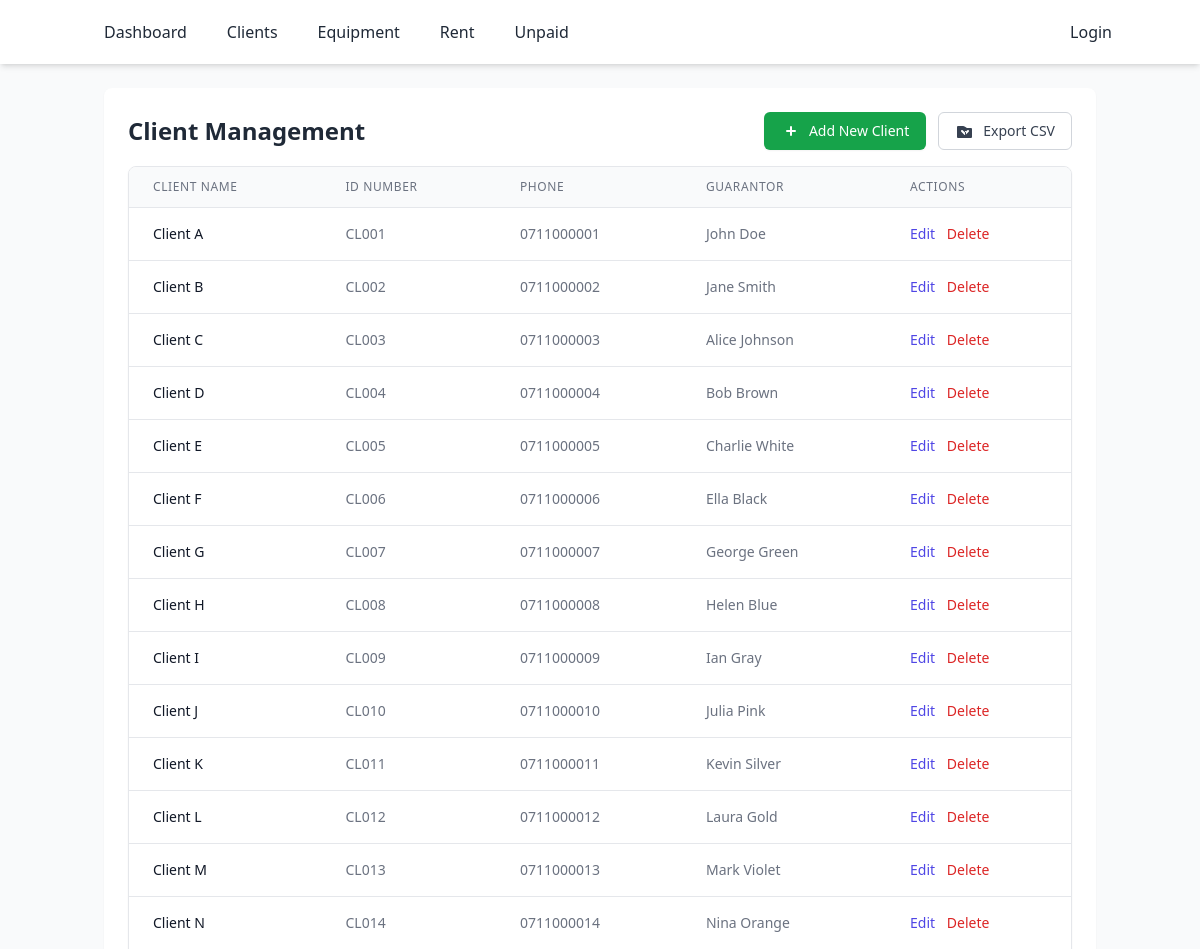
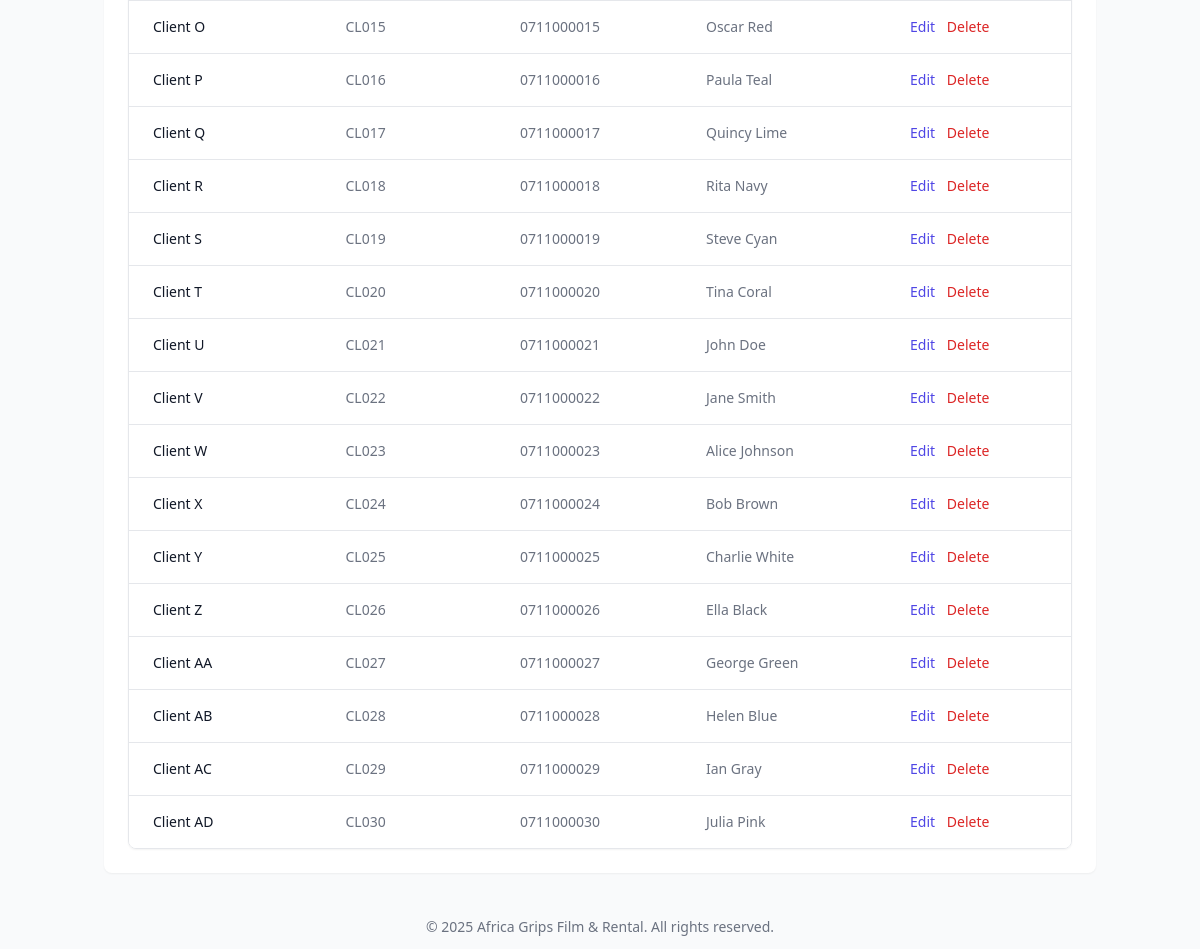
Screenshot of /dashboards/clients.php with the database file from the repository (2 pictures, top to bottom).
### tables this page shows
CREATE TABLE clients (
    id INT AUTO_INCREMENT PRIMARY KEY,
    client_id VARCHAR(100) NOT NULL,
    client_name VARCHAR(255) NOT NULL,
    client_phone VARCHAR(20) NOT NULL,
    guarantor_id INT,
    created_at TIMESTAMP DEFAULT CURRENT_TIMESTAMP,
    FOREIGN KEY (guarantor_id) REFERENCES guarantors(id)
);

CREATE TABLE guarantors (
    id INT AUTO_INCREMENT PRIMARY KEY,
    name VARCHAR(255) NOT NULL,
    id_number VARCHAR(100) NOT NULL,
    phone_number VARCHAR(20) NOT NULL,
    otp_code VARCHAR(10),
    verified BOOLEAN DEFAULT FALSE,
    created_at TIMESTAMP DEFAULT CURRENT_TIMESTAMP
);

### includes/functions.php (called while the page is built, shortened)
<?php
if (!function_exists('isActive')) {
    function isActive($path) {
        return strpos($_SERVER['REQUEST_URI'], $path) !== false ? 'active' : '';
    }
}

### config/db.php (called while the page is built, shortened)
<?php
$host = 'localhost';
$db   = 'africa_grips';
$user = 'root';
$pass = '';
try {
    $pdo = new PDO("mysql:host=$host;dbname=$db;charset=utf8", $user, $pass);
    $pdo->setAttribute(PDO::ATTR_ERRMODE, PDO::ERRMODE_EXCEPTION);
} catch (PDOException $e) {
    die("Database connection failed: " . $e->getMessage());
}
function fetchAll($table, $conditions = []) {
    global $pdo;
    $sql = "SELECT * FROM $table";
    $stmt = $pdo->prepare($sql);
    $stmt->execute($conditions);
    return $stmt->fetchAll(PDO::FETCH_ASSOC);
}
function fetchOne($table, $conditions) {
    global $pdo;
    $sql = "SELECT * FROM $table WHERE ";
    $whereClause = '';
    foreach ($conditions as $key => $value) {
        $whereClause .= "$key=:$key AND ";
    }
    $whereClause = rtrim($whereClause, ' AND ');
    $sql .= $whereClause . " LIMIT 1";
    $stmt = $pdo->prepare($sql);
    $stmt->execute($conditions);
    return $stmt->fetch(PDO::FETCH_ASSOC);
}
?>

### dashboards/clients.php (the view, shortened to what this page needs)
<?php
include '../includes/header.php';
require '../config/db.php';
require '../includes/functions.php';
$clients = fetchAll('clients');
?>
<div class="bg-white shadow-sm rounded-lg p-6 mb-6">
    <div class="flex flex-col md:flex-row md:items-center md:justify-between gap-4 mb-4">
        <h2 class="text-2xl font-bold text-gray-800">Client Management</h2>
        <div class="flex flex-wrap gap-3">
            <a href="../clients/add.php" class="inline-flex items-center px-4 py-2 border border-transparent text-sm font-medium rounded-md shadow-sm text-white bg-green-600 hover:bg-green-700 focus:outline-none focus:ring-2 focus:ring-offset-2 focus:ring-green-500">
                <svg xmlns="http://www.w3.org/2000/svg" class="h-5 w-5 mr-2" viewBox="0 0 20 20" fill="currentColor">
                    <path fill-rule="evenodd" d="M10 5a1 1 0 011 1v3h3a1 1 0 110 2h-3v3a1 1 0 11-2 0v-3H6a1 1 0 110-2h3V6a1 1 0 011-1z" clip-rule="evenodd" />
                </svg>
                Add New Client
            </a>
            <a href="export_clients.php" class="inline-flex items-center px-4 py-2 border border-gray-300 text-sm font-medium rounded-md text-gray-700 bg-white hover:bg-gray-50 focus:outline-none focus:ring-2 focus:ring-offset-2 focus:ring-indigo-500">
                Export CSV
            </a>
        </div>
    </div>
    <div class="overflow-x-auto rounded-lg shadow-sm border border-gray-200">
        <table class="min-w-full divide-y divide-gray-200">
            <thead class="bg-gray-50">
                <tr>
                    <th scope="col" class="px-6 py-3 text-left text-xs font-medium text-gray-500 uppercase tracking-wider">Client Name</th>
                    <th scope="col" class="px-6 py-3 text-left text-xs font-medium text-gray-500 uppercase tracking-wider">ID Number</th>
                    <th scope="col" class="px-6 py-3 text-left text-xs font-medium text-gray-500 uppercase tracking-wider">Phone</th>
                    <th scope="col" class="px-6 py-3 text-left text-xs font-medium text-gray-500 uppercase tracking-wider">Guarantor</th>
                    <th scope="col" class="px-6 py-3 text-left text-xs font-medium text-gray-500 uppercase tracking-wider">Actions</th>
                </tr>
            </thead>
            <tbody class="bg-white divide-y divide-gray-200">
                <?php if (empty($clients)) : ?>
                    <tr>
                        <td colspan="5" class="px-6 py-4 whitespace-nowrap text-center text-gray-500">No clients found.</td>
                    </tr>
                <?php else : ?>
                    <?php foreach ($clients as $client) : ?>
                        <tr>
                            <td class="px-6 py-4 whitespace-nowrap text-sm font-medium text-gray-900"><?= htmlspecialchars($client['client_name']) ?></td>
                            <td class="px-6 py-4 whitespace-nowrap text-sm text-gray-500"><?= htmlspecialchars($client['client_id']) ?></td>
                            <td class="px-6 py-4 whitespace-nowrap text-sm text-gray-500"><?= htmlspecialchars($client['client_phone']) ?></td>
                            <td class="px-6 py-4 whitespace-nowrap text-sm text-gray-500">
                                <?php
                                $g = fetchOne('guarantors', ['id' => $client['guarantor_id']]);
                                echo $g ? htmlspecialchars($g['name']) : '<span class="text-red-500">N/A</span>';
                                ?>
                            </td>
                            <td class="px-6 py-4 whitespace-nowrap text-sm font-medium space-x-2">
                                <a href="../clients/edit.php?id=<?= $client['id'] ?>" class="text-indigo-600 hover:text-indigo-900">Edit</a>
                                <a href="../clients/delete.php?id=<?= $client['id'] ?>" class="text-red-600 hover:text-red-900" onclick="return confirm('Are you sure you want to delete this client? This action cannot be undone.');">Delete</a>
                            </td>
                        </tr>
                    <?php endforeach; ?>
                <?php endif; ?>
            </tbody>
        </table>
    </div>
</div>
<?php include '../includes/footer.php'; ?>

### includes/header.php (shortened to what this page needs)
<?php
require_once __DIR__ . '/functions.php';
?>
<!DOCTYPE html>
<html lang="en">
<head>
    <script src="https://cdn.tailwindcss.com"></script>
</head>
<body class="bg-gray-50 text-gray-800 font-sans leading-normal tracking-normal">
<nav class="bg-white shadow-md py-3 px-6 mb-6">
    <div class="container mx-auto flex items-center justify-between">
        <div class="flex items-center gap-2">
            <a href="/africa_project/dashboards/admin.php" class="py-2 px-4 rounded-md transition-colors duration-200 <?= isActive('admin.php') ? 'active-nav-link' : 'inactive-nav-link' ?>">Dashboard</a>
            <a href="/africa_project/dashboards/clients.php" class="py-2 px-4 rounded-md transition-colors duration-200 <?= isActive('clients.php') ? 'active-nav-link' : 'inactive-nav-link' ?>">Clients</a>
            <a href="/africa_project/dashboards/equipment.php" class="py-2 px-4 rounded-md transition-colors duration-200 <?= isActive('equipment.php') ? 'active-nav-link' : 'inactive-nav-link' ?>">Equipment</a>
            <a href="/africa_project/rentals/new.php" class="py-2 px-4 rounded-md transition-colors duration-200 <?= isActive('new.php') ? 'active-nav-link' : 'inactive-nav-link' ?>">Rent</a>
            <a href="/africa_project/dashboards/debts.php" class="py-2 px-4 rounded-md transition-colors duration-200 <?= isActive('debts.php') ? 'active-nav-link' : 'inactive-nav-link' ?>">Unpaid</a>
        </div>
        <div class="flex items-center">
            <?php if (isset($_SESSION['admin'])): ?>
                <a href="/africa_project/auth/logout.php" class="btn-outline">Logout</a>
            <?php else: ?>
                <a href="/africa_project/auth/login.php" class="btn-success">Login</a>
            <?php endif; ?>
        </div>
    </div>
</nav>
<div class="container mx-auto px-4 mb-8">

### includes/footer.php (shortened to what this page needs)
</div>
<footer class="text-center mt-5 p-3 text-sm text-gray-500">
    &copy; <?= date("Y") ?> Africa Grips Film & Rental. All rights reserved.
</footer>
</body>
</html>

### includes/header.php (style rules this page uses)
.active-nav-link { @apply bg-blue-600 text-white shadow-md; }
.inactive-nav-link { @apply text-gray-700 hover:bg-gray-100 hover:text-gray-900; }
.btn-success { @apply btn-base bg-green-600 text-white hover:bg-green-700 focus:outline-none focus:ring-2 focus:ring-offset-2 focus:ring-green-500; }

### rows the page displays
clients: client_name "Client A", client "CL001", client_phone "0711000001", guarantor.name "John Doe"
clients: client_name "Client B", client "CL002", client_phone "0711000002", guarantor.name "Jane Smith"
clients: client_name "Client C", client "CL003", client_phone "0711000003", guarantor.name "Alice Johnson"
clients: client_name "Client D", client "CL004", client_phone "0711000004", guarantor.name "Bob Brown"
clients: client_name "Client E", client "CL005", client_phone "0711000005", guarantor.name "Charlie White"
clients: client_name "Client F", client "CL006", client_phone "0711000006", guarantor.name "Ella Black"
clients: client_name "Client G", client "CL007", client_phone "0711000007", guarantor.name "George Green"
clients: client_name "Client H", client "CL008", client_phone "0711000008", guarantor.name "Helen Blue"
clients: client_name "Client I", client "CL009", client_phone "0711000009", guarantor.name "Ian Gray"
clients: client_name "Client J", client "CL010", client_phone "0711000010", guarantor.name "Julia Pink"
clients: client_name "Client K", client "CL011", client_phone "0711000011", guarantor.name "Kevin Silver"
clients: client_name "Client L", client "CL012", client_phone "0711000012", guarantor.name "Laura Gold"
clients: client_name "Client M", client "CL013", client_phone "0711000013", guarantor.name "Mark Violet"
clients: client_name "Client N", client "CL014", client_phone "0711000014", guarantor.name "Nina Orange"
clients: client_name "Client O", client "CL015", client_phone "0711000015", guarantor.name "Oscar Red"
clients: client_name "Client P", client "CL016", client_phone "0711000016", guarantor.name "Paula Teal"
clients: client_name "Client Q", client "CL017", client_phone "0711000017", guarantor.name "Quincy Lime"
clients: client_name "Client R", client "CL018", client_phone "0711000018", guarantor.name "Rita Navy"
clients: client_name "Client S", client "CL019", client_phone "0711000019", guarantor.name "Steve Cyan"
clients: client_name "Client T", client "CL020", client_phone "0711000020", guarantor.name "Tina Coral"
clients: client_name "Client U", client "CL021", client_phone "0711000021", guarantor.name "John Doe"
clients: client_name "Client V", client "CL022", client_phone "0711000022", guarantor.name "Jane Smith"
clients: client_name "Client W", client "CL023", client_phone "0711000023", guarantor.name "Alice Johnson"
clients: client_name "Client X", client "CL024", client_phone "0711000024", guarantor.name "Bob Brown"
clients: client_name "Client Y", client "CL025", client_phone "0711000025", guarantor.name "Charlie White"
clients: client_name "Client Z", client "CL026", client_phone "0711000026", guarantor.name "Ella Black"
clients: client_name "Client AA", client "CL027", client_phone "0711000027", guarantor.name "George Green"
clients: client_name "Client AB", client "CL028", client_phone "0711000028", guarantor.name "Helen Blue"
clients: client_name "Client AC", client "CL029", client_phone "0711000029", guarantor.name "Ian Gray"
clients: client_name "Client AD", client "CL030", client_phone "0711000030", guarantor.name "Julia Pink"
